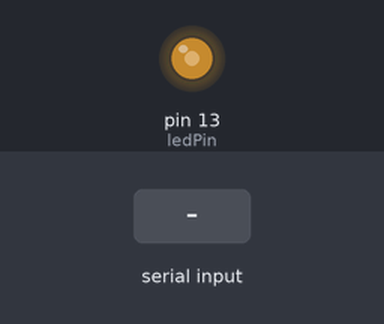
Bench run of a sketch on a simulated Arduino Uno, built with avr-gcc and run on an emulated ATmega328P. On the bench: output pins drawn as LEDs (lit = HIGH). The inputs (shaded band) are chosen by the test bench. EEPROM starts erased; what the sketch prints to the serial monitor is not drawn.

Above: at 1.2 s.
1.3 s: "i90\n" received over Serial
At 2.3 s:
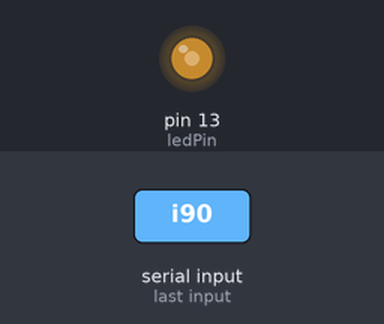
2.8 s: "i,45\n" received over Serial
At 3.2 s:
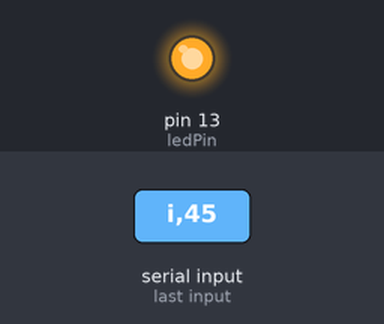
5.8 s: "p90\n" received over Serial
At 5.8 s:
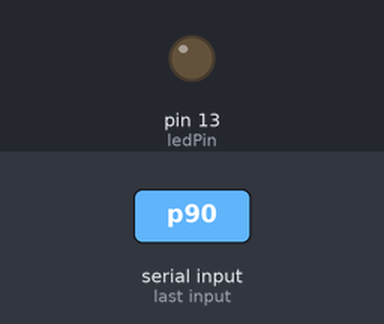
Timing chart, 0 to 8.8 s (numbered marks = the images above; inputs shaded):
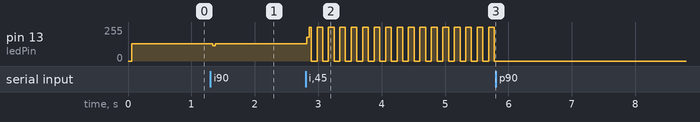

The sketch:

eeprom_blinking.ino
```cpp
/*==========================================================================
//  Author      : Handson Technology
//  Project     : Arduino Uno
//  Description : Blink LED with rate store in Arduino Build-in EEPROM
//  LiquidCrystal Library
//  Source-Code : eeprom_blinking.ino
//==========================================================================
*/

#include <EEPROM.h>

// these values are saved in EEPROM
const byte EEPROM_ID = 0x99;   // used to identify if valid data in EEPROM
byte ledPin =  13;             // the number of the LED pin
int interval = 1;           // interval at which to blink (milliseconds)

// variables that do not need to be saved
int ledState = LOW;             // ledState used to set the LED
long previousMillis = 0;        // will store last time LED was updated

//constants used to identify EEPROM addresses
const int ID_ADDR = 0;       // the EEPROM address used to store the ID
const int PIN_ADDR = 1;      // the EEPROM address used to store the pin
const int INTERVAL_ADDR = 2; // the EEPROM address used to store the interval

void setup()
{
  Serial.begin(115200);
  byte id = EEPROM.read(ID_ADDR); // read the first byte from the EEPROM
  if( id == EEPROM_ID)
  {
    // here if the id value read matches the value saved when writing eeprom
    Serial.println("Using data from EEPROM");
    ledPin = EEPROM.read(PIN_ADDR);
    byte hiByte =  EEPROM.read(INTERVAL_ADDR);
    byte lowByte =  EEPROM.read(INTERVAL_ADDR+1);
    interval =  word(hiByte, lowByte); // see word function in Recipe 3.15
  }
  else
  {
    // here if the ID is not found, so write the default data
    Serial.println("Writing default data to EEPROM");
    EEPROM.write(ID_ADDR,EEPROM_ID); // write the ID to indicate valid data
    EEPROM.write(PIN_ADDR, ledPin); // save the pin in eeprom
    byte hiByte = highByte(interval);
    byte loByte = lowByte(interval);
    EEPROM.write(INTERVAL_ADDR, hiByte);
    EEPROM.write(INTERVAL_ADDR+1, loByte);

  }
  Serial.print("Setting pin to ");
  Serial.println(ledPin,DEC);
  Serial.print("Setting interval to ");
  Serial.println(interval);

  pinMode(ledPin, OUTPUT);
  Serial.println("Loop enterwd");
  Serial.println(int(millis()));
}

void loop()
{
   Serial.println("Loop enterwd");
  // this is the same code as the BlinkWithoutDelay example sketch
  if (millis() - previousMillis >= interval)
  {
    previousMillis = millis();     // save the last time you blinked the LED
    // if the LED is off turn it on and vice versa:
    if (ledState == LOW)
      ledState = HIGH;
    else
      ledState = LOW;
    digitalWrite(ledPin, ledState);   // set LED using value of ledState
  }
  processSerial();
}

// function to get duration or pin values from Serial Monitor
// value followed by  i is interval, p is pin number
int value = 0;

void processSerial()
{
   if( Serial.available())
  {
    char ch = Serial.read();
    if(ch >= '0' && ch <= '9') // is this an ascii digit between 0 and 9?
    {
       value = (value * 10) + (ch - '0'); // yes, accumulate the value
    }
    else if (ch == 'i')  // is this the interval
    {
       interval = value;
       Serial.print("Setting interval to ");
       Serial.println(interval);
       byte hiByte = highByte(interval);
       byte loByte = lowByte(interval);
       EEPROM.write(INTERVAL_ADDR, hiByte);
       EEPROM.write(INTERVAL_ADDR+1, loByte);
       value = 0; // reset to 0 ready for the next sequence of digits
    }
    else if (ch == 'p')  // is this the pin number
    {
       ledPin = value;
       Serial.print("Setting pin to ");
       Serial.println(ledPin,DEC);
       pinMode(ledPin, OUTPUT);
       EEPROM.write(PIN_ADDR, ledPin); // save the pin in eeprom
       value = 0; // reset  to 0 ready for the next sequence of digits
    }
  }
}
```

Measured:
- after the input at 1.3 s, pin 13 (ledPin): 129/255 → 113/255 at once, → 129/255 0.04 s later
- after the input at 2.8 s, pin 13 (ledPin): 129/255 → 177/255 at once, then moves between 0/255 and 255/255, repeating every 0.54 s
- after the input at 5.8 s, pin 13 (ledPin): stops changing and stays 0/255
